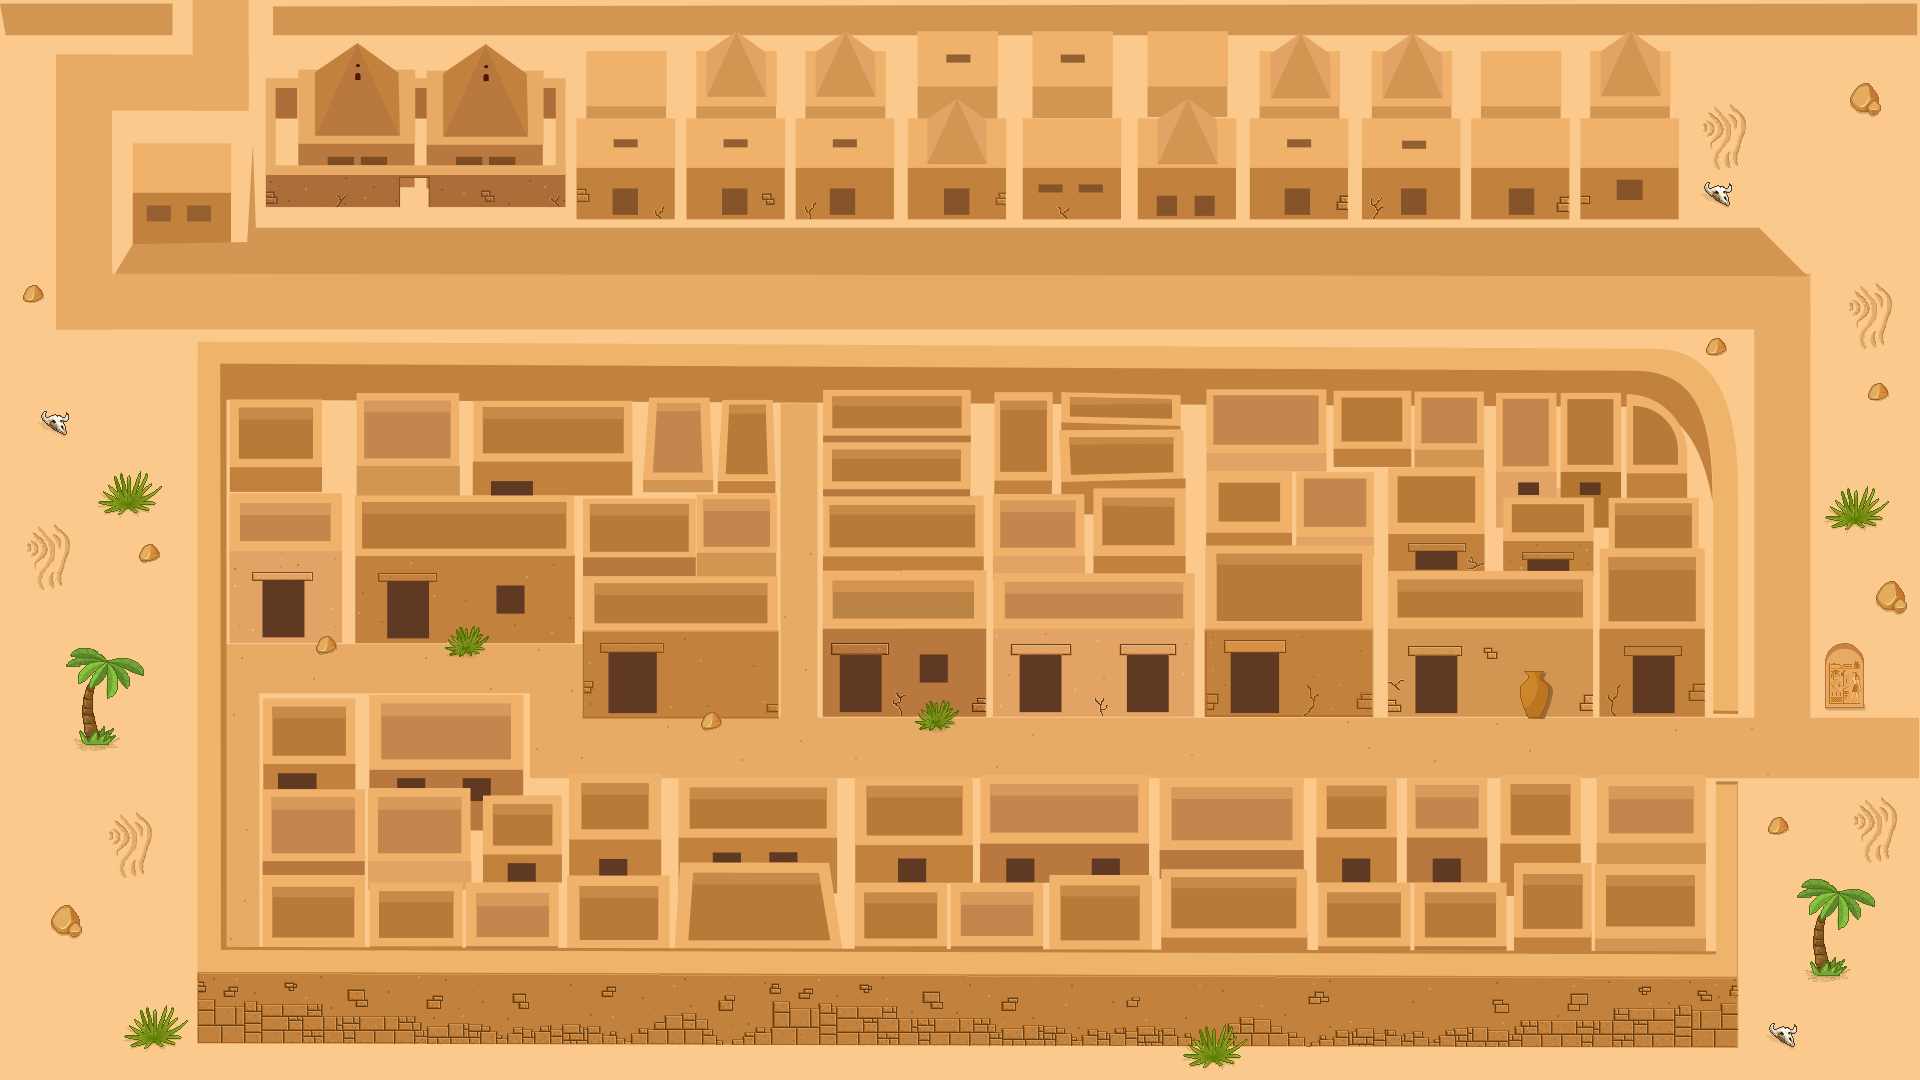

This game map was drawn from its Tiled (.tmx) file and the tilesets committed beside it. A one-line description and the trimmed map source follow:
An orthogonal 48x27 tile map with 40x40 px tiles, 1 tile layer (Capa de patrones 1) and 61 objects (puerta_auto_casa_fuera, puerta_camino_1, puerta_camino_2).

<map version="1.10" tiledversion="1.11.0" orientation="orthogonal" renderorder="right-down" width="48" height="27" tilewidth="40" tileheight="40" infinite="0" nextlayerid="4" nextobjectid="68">
 <tileset firstgid="1" name="mapa_deir_el_medina" tilewidth="40" tileheight="40" tilecount="1296" columns="48">
  <image source="mapa_deir_el_medina.png" width="1920" height="1080" />
 </tileset>
 <layer id="1" name="Capa de patrones 1" width="48" height="27">
  <data>[1296 cells, 1296 non-empty, 1296 distinct tile ids]</data>
 </layer>
 <objectgroup id="3" name="colisiones">
  <object id="2" x="1716" y="952">
   <polygon points="0,0 0,95 21.5,94.5 22,-170 0,-170.5" />
  </object>
  <object id="3" x="1714" y="1047.5">
   <polygon points="0,0 -593,-2 -1034.5,-3.5 -1517,-4.5 -1516.5,-22 1,-19.5" />
  </object>
  <object id="5" x="221" y="949">
   <polygon points="0,0 -1.66667,76 -23.3333,76 -22.6667,-607.667 0.666667,-608" />
  </object>
  <object id="6" x="222.667" y="949.333">
   <polygon points="0,0 38.6667,0 98,0 98,14.6667 -1.33333,16" />
  </object>
  <object id="7" x="260" y="694">
   <polygon points="0,0 0.666667,252 12,252 13.3333,-2" />
  </object>
  <object id="8" x="274.667" y="692">
   <polygon points="0,0 253.333,0 253.333,14 0,14" />
  </object>
  <object id="9" x="527.333" y="706.667">
   <polygon points="0,0 0.666667,71.3333 -12,71.3333 -10,-1.33333" />
  </object>
  <object id="10" x="514.667" y="778">
   <polygon points="0,0 0,14 52.6667,13.3333 53.3333,-0.666667" />
  </object>
  <object id="11" x="569.333" y="772.667">
   <polygon points="0,0 0,10 90.6667,10.6667 90.6667,0" />
  </object>
  <object id="12" x="662" y="777.333">
   <polygon points="0,0 486,-2 486.667,8.66667 -1.33333,9.33333" />
  </object>
  <object id="13" x="1147.33" y="776">
   <polygon points="0,0 558,-1.33333 558,12.6667 0,12" />
  </object>
  <object id="14" x="1707.33" y="776">
   <polygon points="0,0 6.66667,13.3333 0,13.3333" />
  </object>
  <object id="15" x="226.667" y="550">
   <polygon points="0,0 0.666667,92 114.667,92 115.333,0" />
  </object>
  <object id="16" x="316.667" y="642">
   <polygon points="0,0 -1.33333,8 7.33333,10.6667 19.3333,6.66667 18.6667,-0.666667" />
  </object>
  <object id="17" x="356" y="556.667">
   <polygon points="0,0 -0.666667,85.3333 218.667,84.6667 219.333,-3.33333" />
  </object>
  <object id="18" x="1810.67" y="276">
   <polygon points="0,0 -48,-48 -1552,-48 -1566.67,-32 -1677.33,-33.3333 -1698.67,-1.33333" />
  </object>
  <object id="19" x="1824" y="660">
   <polygon points="0,0 0.666667,48 40.6667,47.3333 39.3333,-4 26.6667,-16.6667 17.3333,-17.3333 8.66667,-15.3333 3.33333,-9.33333" />
  </object>
  <object id="20" x="1773.33" y="818">
   <polygon points="0,0 -5.33333,10.6667 -4.66667,14.6667 6,15.3333 14,12 14.6667,4.66667 8,-1.33333" />
  </object>
  <object id="21" x="1892.67" y="579.333">
   <polygon points="0,0 -8,2.66667 -17.3333,14 -16,21.3333 -8.66667,28 0,28.6667 4.66667,32.6667 10.6667,32.6667 14,29.3333 11.3333,21.3333 11.3333,16" />
  </object>
  <object id="22" x="1870.67" y="386.667">
   <polygon points="0,0 -2.66667,9.33333 0,11.3333 8.66667,12.6667 18,8 17.3333,3.33333 9.33333,-4" />
  </object>
  <object id="23" x="1710.67" y="340.667">
   <polygon points="0,0 -4.66667,11.3333 3.33333,12.6667 11.3333,12 16,8.66667 15.3333,2 9.33333,-3.33333" />
  </object>
  <object id="24" x="1859.5" y="86">
   <polygon points="0,0 -9,13 -8.5,16.5 -1,24 7,25.5 11.5,28 17,28 21,24.5 22,18.5 18,16 18.5,10.5 12,-1.5 7.5,-3" />
  </object>
  <object id="25" x="63" y="905">
   <polygon points="0,0 -9.66667,9 -11.3333,15 -12,20 -4.66667,28.6667 6,29 8.33333,31.3333 15.6667,31.3333 18.6667,27.3333 19,21 16.3333,19.6667 16.3333,13.3333 7,-0.666667" />
  </object>
  <object id="26" x="88.3333" y="683.667">
   <polygon points="0,0 -6.33333,18.3333 -6.33333,34.3333 -3.33333,52 -7.66667,46.6667 -9.66667,47.6667 -3.66667,61.3333 19.3333,61.3333 27.3333,52.3333 23.3333,50.3333 25.6667,45.3333 18.6667,47 15,41.6667 10.6667,47.6667 5.66667,31 6,2.33333 19,-9.33333 18.3333,15 26.3333,12 29.3333,4.66667 28.3333,-6.66667 37,4.33333 40,2.33333 41,-6.66667 33.3333,-16 55,-7.66667 54.6667,-16.3333 40,-25.6667 20,-24 2,-35.3333 -11.6667,-36 -18.3333,-30.3333 -18.6667,-26 -11.6667,-25.6667 -22.6667,-20.6667 -22.6667,-18.3333 -8,-16.6667 -5.33333,-18.6667 -2.33333,-18.6667 -10.6667,-9 -10.3333,-0.333333 -4.66667,-2.33333 6,-12" />
  </object>
  <object id="27" x="145.25" y="545.25">
   <polygon points="0,0 -5.5,8.5 -6.25,14.5 6.75,15.5 14,11.5 14,5.5 6.5,-2.5" />
  </object>
  <object id="28" x="27" y="286.333">
   <polygon points="0,0 -4.33333,10.6667 -1.66667,14 11.6667,15 16.6667,10 15,4.33333 7.66667,-2.66667" />
  </object>
  <object id="29" x="45.6667" y="413.333">
   <polygon points="0,0 0,3.33333 3.33333,3.66667 9,0.666667 15,1.66667 17,5 19.6667,3.33333 20.3333,-1.66667 23.3333,1.66667 23,5.66667 20.3333,7.66667 17.3333,8.33333 17.3333,10.3333 21,14 20.3333,18 21,21.3333 17.6667,20.6667 1.66667,12.3333 -6,3.33333 -5.33333,1.33333 -0.333333,-3.66667" />
  </object>
  <object id="30" x="1707.5" y="182">
   <polygon points="0,0 -4.25,5 0.75,11.75 10.25,19 17.5,22.5 19.25,24.25 20.75,24 22.75,20.75 21.5,15 19,10 22.75,10 24.75,6 24.75,3 22.25,1.25 20.75,5.5 18,5.5 15.25,3.5 8.75,2.75 2.75,6.5 0.75,2.25 2.5,1.25 2.75,-1.75" />
  </object>
  <object id="31" x="1774.13" y="1025.13">
   <polygon points="0,0 -0.125,3.5 2.125,3.375 8.375,0.375 9.75,0.375 15.25,1.875 16.125,3.25 18.5,3.5 19,-1.5 20.875,-1.125 23,1.25 22.75,7.25 17.875,9.25 20.875,18.375 20.75,21.25 16.25,21.625 -4.375,7 -5.25,4.25 -4.5,0.125 -2,-2.75 0.75,-2.25" />
  </object>
  <object id="32" x="1639.5" y="5">
   <polygon points="0,0 0.5,31.5 277.5,30.5 276.5,-3.5" />
  </object>
  <object id="33" x="1639" y="36.5">
   <polygon points="0,0 18.5,14 31.5,13.5 30.5,81.5 20.5,81 21,22" />
  </object>
  <object id="34" x="1668.5" y="117">
   <polygon points="0,0 11,0 10.5,110.5 -2.5,110.5" />
  </object>
  <object id="35" x="1909.33" y="38">
   <polygon points="0,0 1.33333,680 10,680 10,-0.666667" />
  </object>
  <object id="36" x="1918.67" y="780.667">
   <polygon points="0,0 1.33333,299.333 -2.66667,298.667 -6,-2.66667" />
  </object>
  <object id="37" x="1911.33" y="1078.67">
   <polygon points="0,0 -1911.33,0.666667 -1910.67,-4.66667 0.666667,-6" />
  </object>
  <object id="38" x="-1" y="1071.67">
   <polygon points="0,0 1,-1067.33 5.66667,-1037.33 2.33333,-1030.67 3,-2.33333" />
  </object>
  <object id="39" x="2.125" y="1069.63">
   <polygon points="0,0 0.3125,4.1875 -3.25,2.0625" />
  </object>
  <object id="40" x="0" y="2">
   <polygon points="0,0 6.66667,31.3333 171.333,31.3333 172,-2" />
  </object>
  <object id="41" x="272" y="1.33333">
   <polygon points="0,0 -1.33333,32.6667 89.3333,33.3333 86.6667,39.3333 103.333,32.6667 102.667,-1.33333" />
  </object>
  <object id="43" x="358" y="41.3333">
   <polygon points="0,0 -42.6667,29 -61,28.3333 -61,37 -92,37 -92,48.3333 -43,48 -43.3333,37.6667" />
  </object>
  <object id="44" x="265.667" y="90.6667">
   <polygon points="0,0 0.333333,115.667 8.66667,115.667 9.66667,-0.666667" />
  </object>
  <object id="45" x="252" y="145">
   <polygon points="0,0 5.33333,83.6667 -5.33333,94.6667" />
  </object>
  <object id="46" x="252" y="144.909">
   <polygon points="0,0 13.2727,0 13.4545,8 0.545455,6.54545" />
  </object>
  <object id="47" x="133" y="242.25">
   <polygon points="0,0 0.5,-99.75 98.75,-99 98,1" />
  </object>
  </objectgroup>
</map>
<!-- 17 of 61 objects omitted -->
